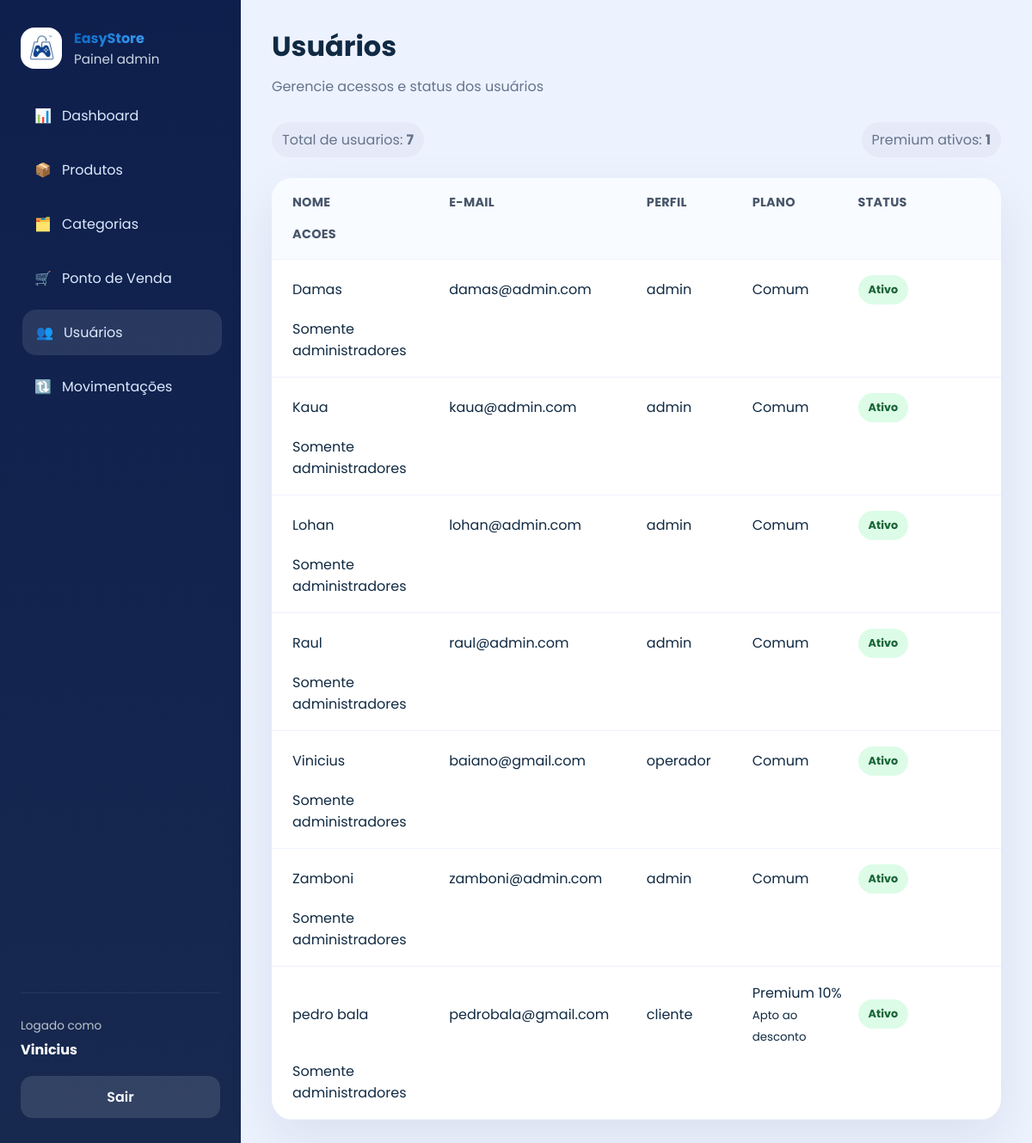
The page /usuarios/ (signed in) on the database its author committed.
### app/models/usuario.py (models this page shows)
class Usuario(Base):
    __tablename__ = "usuarios"
    id = Column(Integer, primary_key=True, autoincrement=True)
    nome = Column(String(167), nullable=False)
    email = Column(String(167), unique=True, index=True, nullable=False)
    senha_hash = Column(String(255), nullable=False)
    role = Column(String(20), nullable=False, default="operador")
    ativo = Column(Boolean, default=True)
    criado_em = Column(DateTime, server_default=func.now())
    xp_total = Column(Integer, nullable=False, default=0)
    nivel = Column(Integer, nullable=False, default=1)
    moedas_resgate = Column(Integer, nullable=False, default=0)
    cliente_perfil = relationship(
        "Cliente",
        back_populates="usuario",
        uselist=False,
    )

### app/controllers/admin_controller.py (the view)
@router.get("/")
def listar_usuarios(request: Request, db: Session = Depends(get_db), usuario = Depends(get_usuario_logado)):
    role = usuario.get("role")
    if role not in ("admin", "operador"):
        raise HTTPException(status_code=403, detail="Acesso negado")
    usuarios = db.query(Usuario).order_by(Usuario.nome).all()
    return templates.TemplateResponse(
        request,
        "admin/usuarios.html",
        {
            "request": request,
            "usuario": usuario,
            "usuarios": usuarios,
            "page_title": "Usuários",
            "page_subtitle": "Gerencie acessos e status dos usuários",
            "css_path": "css/cadastros.css",
            "active": "usuarios",
        }
    )

### app/templates/admin/usuarios.html (shortened to what this page needs)
{% extends "admin/base.html" %}
{% block content %}
<div class="table-actions">
  <div class="detail-pill">Total de usuarios: <strong>{{ usuarios|length }}</strong></div>
  <div class="detail-pill premium-count">Premium ativos: <strong>{{ usuarios|selectattr('cliente_perfil.is_associado')|selectattr('ativo')|list|length }}</strong></div>
</div>
<div class="table-card users-table">
  <div class="table-row header">
    <div>Nome</div>
    <div>E-mail</div>
    <div>Perfil</div>
    <div>Plano</div>
    <div>Status</div>
    <div>Acoes</div>
  </div>
  {% for u in usuarios %}
  {% set premium_ativo = u.cliente_perfil and u.cliente_perfil.is_associado and u.ativo and u.cliente_perfil.ativo %}
  <div class="table-row {% if premium_ativo %}premium-user{% endif %}">
    <div>{{ u.nome }}</div>
    <div>{{ u.email }}</div>
    <div>{{ u.role }}</div>
    <div>
      {% if u.cliente_perfil and u.cliente_perfil.is_associado %}
        <span class="plan-badge premium">Premium 10%</span>
        <small class="plan-note">{{ 'Apto ao desconto' if premium_ativo else 'Plano inativo' }}</small>
      {% else %}
        <span class="plan-badge standard">Comum</span>
      {% endif %}
    </div>
    <div><span class="status-badge {% if u.ativo %}active{% else %}inactive{% endif %}">{{ 'Ativo' if u.ativo else 'Inativo' }}</span></div>
    <div class="actions">
      {% if usuario and (usuario.role if usuario is not mapping else usuario.get('role')) == 'admin' %}
      <a href="/usuarios/{{ u.id }}/editar" class="btn btn-secondary">Editar</a>
      <form action="/usuarios/{{ u.id }}/toggle-ativo" method="post"><button type="submit" class="btn btn-warning">{% if u.ativo %}Desativar{% else %}Ativar{% endif %}</button></form>
      {% else %}
      <span class="muted">Somente administradores</span>
      {% endif %}
    </div>
  </div>
  {% endfor %}
</div>
{% endblock %}

### app/static/css/admin.css (style rules this page uses)
:root { --bg: #edf2ff; --surface: #ffffff; --surface-soft: #f8fafc; --text: #102a43; --muted: #64748b; --primary: #2563eb; --primary-dark: #1d4ed8; --success: #16a34a; --warning: #f59e0b; --danger: #dc2626; --radius: 24px; --shadow: 0 24px 60px rgba(15, 23, 42, 0.08); --transition: 0.25s ease; --color-dark: #0262bd; --color-primary: #3fa1fc; }
* { box-sizing: border-box; margin: 0; padding: 0; }
html, body { min-height: 100%; background: var(--bg); color: var(--text); font-family: 'Poppins', sans-serif; }
body { overflow-x: hidden; }
.card, .table-card, .form-card { background: var(--surface); border-radius: var(--radius); box-shadow: var(--shadow); }
.table-card { overflow: hidden; }
.table-row { align-items: center; border-bottom: 1px solid #eef2ff; display: grid; gap: 16px; padding: 18px 24px; }
.table-row.header { background: #f8fbff; color: #475569; font-size: 0.9rem; font-weight: 700; letter-spacing: 0.02em; text-transform: uppercase; }
.actions { display: flex; flex-wrap: wrap; gap: 10px; }
.status-badge { border-radius: 999px; display: inline-flex; font-size: 0.8rem; font-weight: 700; padding: 8px 12px; }
.status-badge.active, .status-badge.entrada { background: #dcfce7; color: #166534; }
.page-actions, .table-actions { align-items: center; display: flex; flex-wrap: wrap; gap: 16px; justify-content: space-between; }
.detail-pill { background: rgba(15, 23, 42, 0.03); border-radius: 999px; color: var(--muted); padding: 8px 12px; }

### app/static/css/cadastros.css (style rules this page uses)
.users-table .table-row { grid-template-columns: 1.4fr 1.8fr 0.9fr 0.9fr 1.2fr; }

### rows shown on the page
Usuario: nome "Damas", email "damas@admin.com", role "admin", shows "Comum", ativo "Ativo"
Usuario: nome "Kaua", email "kaua@admin.com", role "admin", shows "Comum", ativo "Ativo"
Usuario: nome "Lohan", email "lohan@admin.com", role "admin", shows "Comum", ativo "Ativo"
Usuario: nome "Raul", email "raul@admin.com", role "admin", shows "Comum", ativo "Ativo"
Usuario: nome "Vinicius", email "baiano@gmail.com", role "operador", shows "Comum", ativo "Ativo"
Usuario: nome "Zamboni", email "zamboni@admin.com", role "admin", shows "Comum", ativo "Ativo"
Usuario: nome "pedro bala", email "pedrobala@gmail.com", role "cliente", value "Apto ao desconto", ativo "Ativo"

### other values the page prints
{{ logged_name }} "Vinicius"
{{ page_title }} "Usuários"
{{ page_subtitle }} "Gerencie acessos e status dos usuários"
{{ usuarios|length }} "7"
